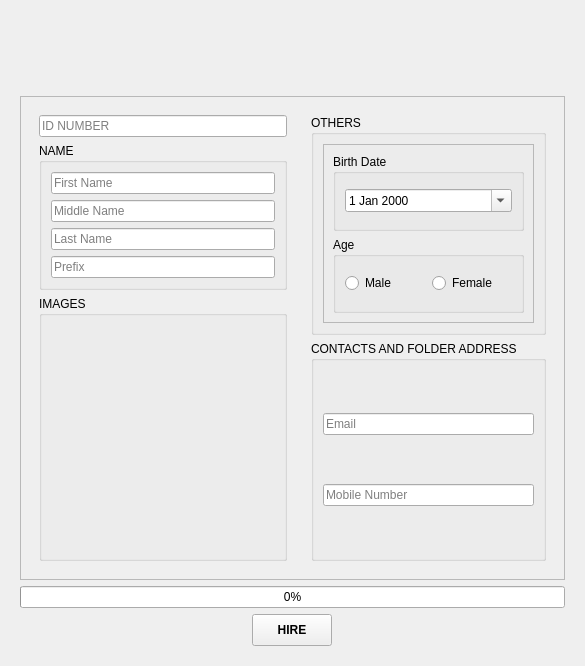
            <widget class="QCustomSlideMenu" name="rightMenu" native="true">
             <property name="minimumSize">
              <size>
               <width>0</width>
               <height>0</height>
              </size>
             </property>
             <property name="maximumSize">
              <size>
               <width>0</width>
               <height>16777215</height>
              </size>
             </property>
             <layout class="QVBoxLayout" name="verticalLayout_6">
              <item alignment="Qt::AlignHCenter">
               <widget class="QWidget" name="widget" native="true">
                <property name="minimumSize">
                 <size>
                  <width>0</width>
                  <height>528</height>
                 </size>
                </property>
                <layout class="QVBoxLayout" name="verticalLayout_7">
                 <item alignment="Qt::AlignHCenter">
                  <widget class="QLabel" name="label">
                   <property name="minimumSize">
                    <size>
                     <width>70</width>
                     <height>70</height>
                    </size>
                   </property>
                   <property name="maximumSize">
                    <size>
                     <width>70</width>
                     <height>70</height>
                    </size>
                   </property>
                   <property name="text">
                    <string/>
                   </property>
                   <property name="pixmap">
                    <pixmap resource="QSS/QSS_Resources.qrc">:/icons/Icons/edit_disabled.png</pixmap>
                   </property>
                   <property name="scaledContents">
                    <bool>true</bool>
                   </property>
                  </widget>
                 </item>
                 <item>
                  <widget class="QFrame" name="frame_5">
                   <property name="frameShape">
                    <enum>QFrame::StyledPanel</enum>
                   </property>
                   <property name="frameShadow">
                    <enum>QFrame::Raised</enum>
                   </property>
                   <layout class="QHBoxLayout" name="horizontalLayout_5">
                    <item>
                     <widget class="QWidget" name="widget_2" native="true">
                      <layout class="QVBoxLayout" name="verticalLayout_8">
                       <item>
                        <widget class="QLineEdit" name="idNumber">
                         <property name="placeholderText">
                          <string>ID NUMBER</string>
                         </property>
                        </widget>
                       </item>
                       <item>
                        <widget class="QGroupBox" name="groupBox">
                         <property name="minimumSize">
                          <size>
                           <width>0</width>
                           <height>0</height>
                          </size>
                         </property>
                         <property name="title">
                          <string>NAME</string>
                         </property>
                         <layout class="QVBoxLayout" name="verticalLayout_10">
                          <item>
                           <widget class="QLineEdit" name="firstName">
                            <property name="text">
                             <string/>
                            </property>
                            <property name="placeholderText">
                             <string>First Name</string>
                            </property>
                           </widget>
                          </item>
                          <item>
                           <widget class="QLineEdit" name="middleName">
                            <property name="text">
                             <string/>
                            </property>
                            <property name="placeholderText">
                             <string>Middle Name</string>
                            </property>
                           </widget>
                          </item>
                          <item>
                           <widget class="QLineEdit" name="lastName">
                            <property name="text">
                             <string/>
                            </property>
                            <property name="placeholderText">
                             <string>Last Name</string>
                            </property>
                           </widget>
                          </item>
                          <item>
                           <widget class="QLineEdit" name="prefix">
                            <property name="text">
                             <string/>
                            </property>
                            <property name="placeholderText">
                             <string>Prefix</string>
                            </property>
                           </widget>
                          </item>
                         </layout>
                        </widget>
                       </item>
                       <item>
                        <widget class="QGroupBox" name="groupBox_2">
                         <property name="title">
                          <string>IMAGES</string>
                         </property>
                         <layout class="QVBoxLayout" name="verticalLayout_11">
                          <item alignment="Qt::AlignHCenter|Qt::AlignVCenter">
                           <widget class="QLabel" name="imgLbl">
                            <property name="sizePolicy">
                             <sizepolicy hsizetype="Preferred" vsizetype="Preferred">
                              <horstretch>0</horstretch>
                              <verstretch>0</verstretch>
                             </sizepolicy>
                            </property>
                            <property name="minimumSize">
                             <size>
                              <width>224</width>
                              <height>224</height>
                             </size>
                            </property>
                            <property name="maximumSize">
                             <size>
                              <width>224</width>
                              <height>224</height>
                             </size>
                            </property>
                            <property name="text">
                             <string/>
                            </property>
                            <property name="pixmap">
                             <pixmap resource="QSS/QSS_Resources.qrc">:/icons/Icons/camera.png</pixmap>
                            </property>
                           </widget>
                          </item>
                         </layout>
                        </widget>
                       </item>
                      </layout>
                     </widget>
                    </item>
                    <item>
                     <widget class="QWidget" name="widget_3" native="true">
                      <layout class="QVBoxLayout" name="verticalLayout_9">
                       <item>
                        <widget class="QGroupBox" name="groupBox_3">
                         <property name="minimumSize">
                          <size>
                           <width>0</width>
                           <height>0</height>
                          </size>
                         </property>
                         <property name="title">
                          <string>OTHERS</string>
                         </property>
                         <layout class="QHBoxLayout" name="horizontalLayout_7">
                          <item>
                           <widget class="QFrame" name="frame_6">
                            <property name="frameShape">
                             <enum>QFrame::StyledPanel</enum>
                            </property>
                            <property name="frameShadow">
                             <enum>QFrame::Raised</enum>
                            </property>
                            <layout class="QVBoxLayout" name="verticalLayout_12">
                             <item>
                              <widget class="QGroupBox" name="groupBox_6">
                               <property name="title">
                                <string>Birth Date</string>
                               </property>
                               <layout class="QVBoxLayout" name="verticalLayout_13">
                                <item>
                                 <widget class="QDateEdit" name="birthDate">
                                  <property name="calendarPopup">
                                   <bool>true</bool>
                                  </property>
                                 </widget>
                                </item>
                               </layout>
                              </widget>
                             </item>
                             <item>
                              <widget class="QGroupBox" name="gender">
                               <property name="title">
                                <string>Age</string>
                               </property>
                               <layout class="QHBoxLayout" name="horizontalLayout_6">
                                <item>
                                 <widget class="QRadioButton" name="male">
                                  <property name="text">
                                   <string>Male</string>
                                  </property>
                                 </widget>
                                </item>
                                <item>
                                 <widget class="QRadioButton" name="female">
                                  <property name="text">
                                   <string>Female</string>
                                  </property>
                                 </widget>
                                </item>
                               </layout>
                              </widget>
                             </item>
                            </layout>
                           </widget>
                          </item>
                         </layout>
                        </widget>
                       </item>
                       <item>
                        <widget class="QGroupBox" name="groupBox_4">
                         <property name="title">
                          <string>CONTACTS AND FOLDER ADDRESS</string>
                         </property>
                         <layout class="QVBoxLayout" name="verticalLayout_15">
                          <item>
                           <widget class="QLineEdit" name="email">
                            <property name="text">
                             <string/>
                            </property>
                            <property name="placeholderText">
                             <string>Email</string>
                            </property>
                           </widget>
                          </item>
                          <item>
                           <widget class="QLineEdit" name="mobileNumber">
                            <property name="text">
                             <string/>
                            </property>
                            <property name="placeholderText">
                             <string>Mobile Number</string>
                            </property>
                           </widget>
                          </item>
                         </layout>
                        </widget>
                       </item>
                      </layout>
                     </widget>
                    </item>
                   </layout>
                  </widget>
                 </item>
                 <item>
                  <widget class="QProgressBar" name="progressBar">
                   <property name="value">
                    <number>0</number>
                   </property>
                  </widget>
                 </item>
                 <item alignment="Qt::AlignHCenter">
                  <widget class="QPushButton" name="addEmployeeBtn">
                   <property name="minimumSize">
                    <size>
                     <width>0</width>
                     <height>32</height>
                    </size>
                   </property>
                   <property name="maximumSize">
                    <size>
                     <width>16777215</width>
                     <height>32</height>
                    </size>
                   </property>
                   <property name="font">
                    <font>
                     <weight>75</weight>
                     <bold>true</bold>
                    </font>
                   </property>
                   <property name="cursor">
                    <cursorShape>PointingHandCursor</cursorShape>
                   </property>
                   <property name="text">
                    <string>HIRE</string>
                   </property>
                   <property name="icon">
                    <iconset resource="QSS/QSS_Resources.qrc">
                     <normaloff>:/icons/Icons/file-plus.png</normaloff>:/icons/Icons/file-plus.png</iconset>
                   </property>
                   <property name="iconSize">
                    <size>
                     <width>24</width>
                     <height>24</height>
                    </size>
                   </property>
                  </widget>
                 </item>
                </layout>
               </widget>
              </item>
             </layout>
            </widget>
